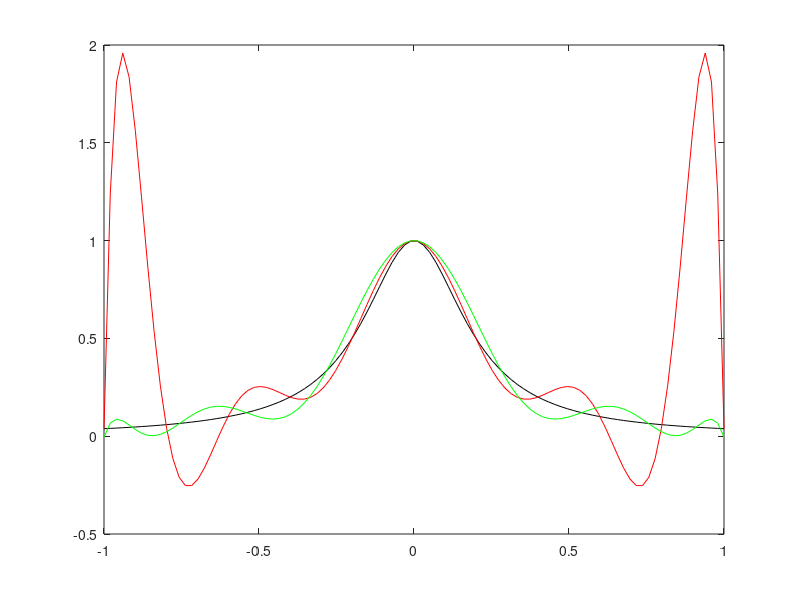

Recreate this plot in MATLAB.
t = [-2, -1, 0, 2];
f = [-5, 3, 1, 15];
p = polyfit(t, f, length(t) - 1); # Csökkenő fokszámok (legnagyobbtól konstansig)

xx = linspace(-2.5, 2.5);
yy = polyval(p,xx);

# figure;
# plot(t,f, 'r*', xx, yy, '-')

# Interpoláció (11. dia / 1. feladat) __________________________________________
fun = @(x) exp(x) - sin(pi * x);
t = linspace(0,1,3);
f = fun(t);
p = polyfit(t, f, 2);

xx = linspace(0,1);
y_pol = polyval(p, xx);

# plot(t, f, '*', xx, fun(xx), 'r-', xx, y_pol, 'b-')

# Interpoláció (11. dia / 2. feladat) __________________________________________
t = [2, 4, 5];
f = [16, 38, 52];
p = polyfit(t, f, length(t) - 1) # x^2 + 5x + 2 | (1, 5, 2)

xx = linspace(2, 5);
yy = polyval(p, xx);

s_null = polyval(p, 0)
#v_null =
# figure;
# plot(t, f, 'r*', xx, yy, 'b-')

# Interpoláció (12. dia / 3. feladat) __________________________________________
F = @(x) 1 ./ (1 + 25 * x.^2);
x = linspace (-1,1);
plot(x, F(x), 'k');
hold on;

xx = linspace(-1,1, 11);
f = F(xx);
p = polyfit(xx, f, length(xx)-1);
plot(x, polyval(p, x), 'r');


k = [1:11];
#C = @(k) cos(((2*k - 1) / 22) * pi);
xx =  cos(((2*k - 1) / 22) * pi);
f = 1 ./ (1 + 25 * xx.^2);
p = polyfit(xx, f, length(xx)-1);
plot(x, polyval(p, x), 'g');

# Interpoláció (14. dia / 5. feladat) __________________________________________
# Horner-algoritmus - polyval basically

function y = Horner(p, t)
	c = p(1);
	for egyutthato = p(2:end)
		c = c * t + egyutthato;
	end
	y = c;
end

p = [1 2 3 4];

polyval(p, 2) # Ugyanzt adja vissza
Horner(p, 2)























